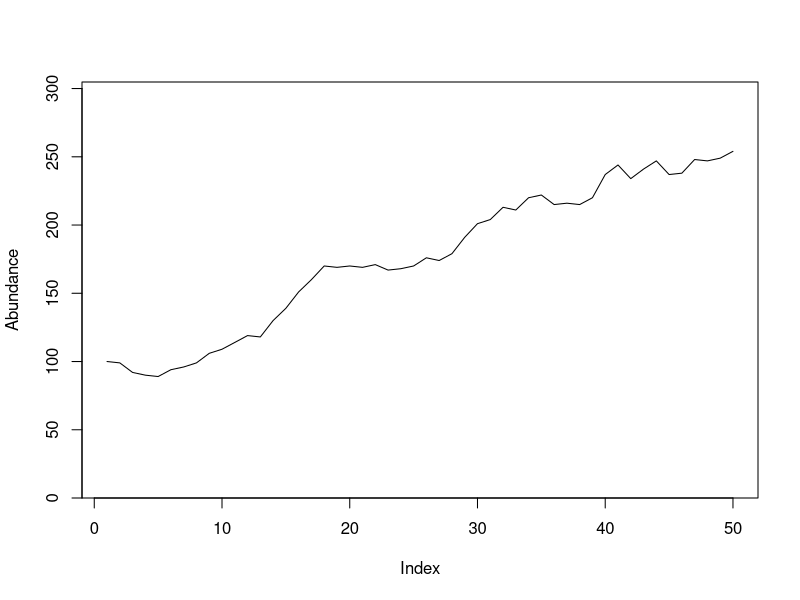
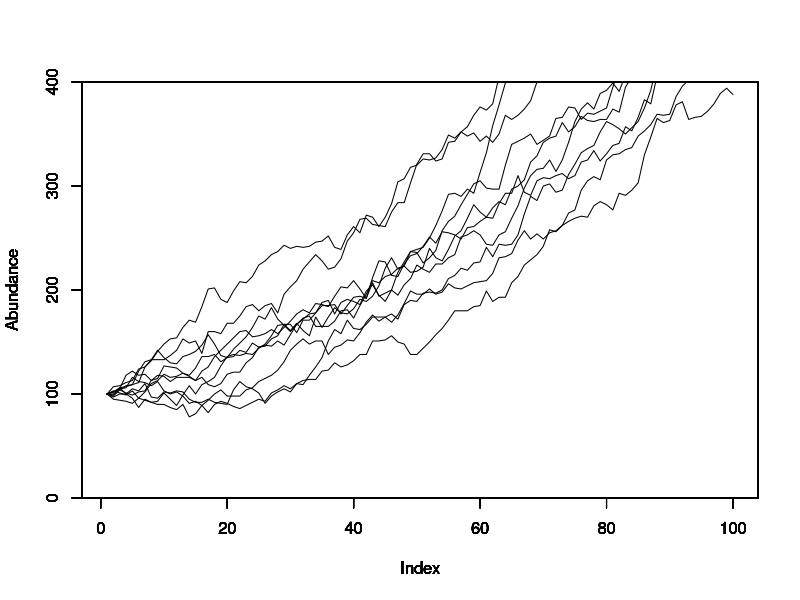

Recreate these plots in R, in order.
##################################################
#Individual based model in R 
#model is N(t+1) = N(t) + b*N(t) - m*N(t)
#where b is proportion of births and m is proportions of deaths
#at t = 1, N(t)=N0
#this is the long-winded way of going through every single individual
#and randomly deciding if it gives birth and/or dies
##################################################
#Written by Trevor A. Branch 2 April 2013 for FISH458
##################################################
indiv.model <- function(b=0.1, m=0.1, N0=100, nyears=50) {
   N.vec <- vector(length=nyears)   #start in year 0 end in year 50
   N.vec[1] <- N0
   
   for (yr in 2:nyears) {   #loop through years
      births <- 0
      deaths <- 0
      for (i in 1:N.vec[yr-1])  {
         if(runif(n=1) < b) {   #if random number smaller than birth rate then new birth
            births <- births+1
         }   
         if(runif(n=1) < m) {   #if random number smaller than birth rate then new birth
            deaths <- deaths+1
         }   
      }
      N.vec[yr] <- N.vec[yr-1]+births-deaths
   }
   return(N.vec)
}
#plot one trajectory
Abundance <- indiv.model(b=0.15,m=0.13)
plot(Abundance, ylim=c(0,1.2*max(Abundance)), type="l", yaxs="i")    #ylim, type, yaxs makes plots nicer

#plot ten trajectories
for (j in 1:10) {
   Abundance <- indiv.model(b=0.15,m=0.13, N0=100, nyears=100)
   if (j>1) { 
      par(new=T) 
   }
   plot(Abundance, ylim=c(0,400), type="l", yaxs="i")    #ylim, type, yaxs makes plots nicer
}